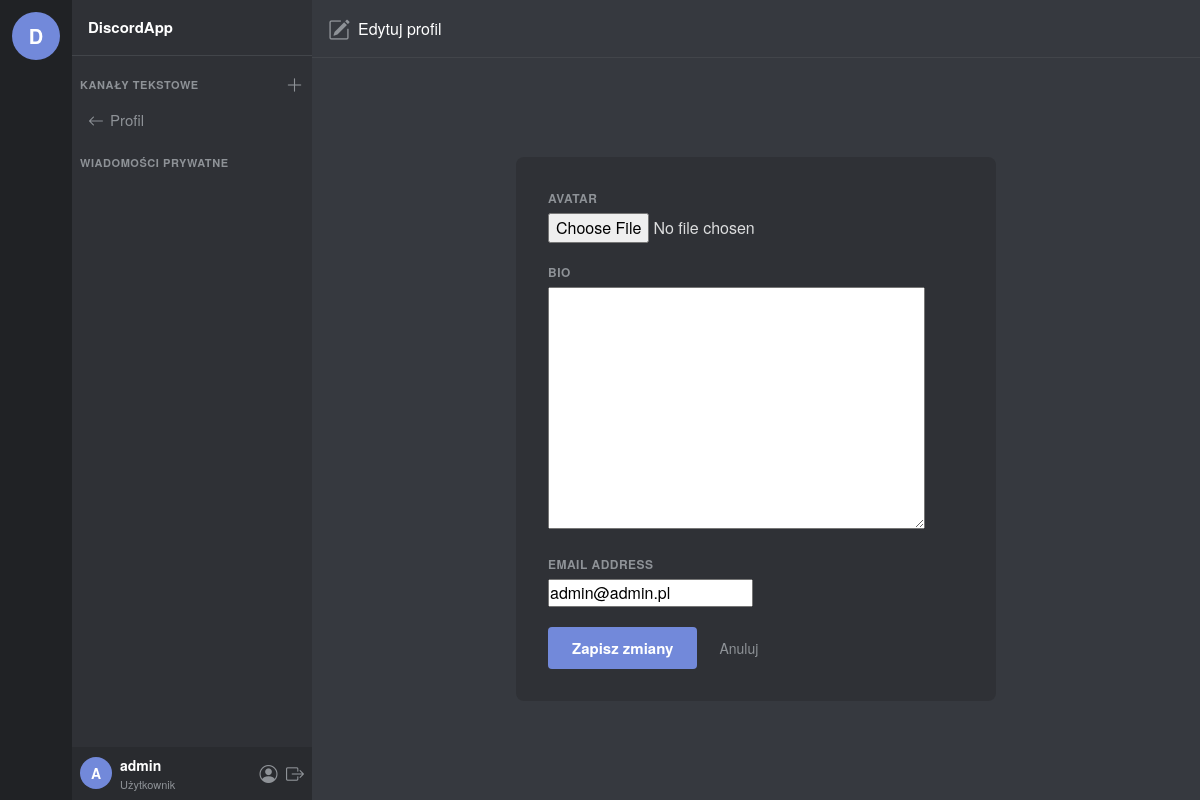
Page /profile/edit/ (signed in) on the committed database.
### chat/models.py (models this page shows, shortened)
class CustomUser(AbstractUser):
    ROLE_CHOICES = [
        ('admin', 'Administrator'),
        ('moderator', 'Moderator'),
        ('user', 'Użytkownik'),
    ]
    STATUS_CHOICES = [
        ('online', 'Online'),
        ('offline', 'Offline'),
    ]
    role = models.CharField(max_length=20, choices=ROLE_CHOICES, default='user')
    avatar = models.ImageField(upload_to='avatars/', blank=True, null=True)
    bio = models.TextField(blank=True, default='')
    is_blocked = models.BooleanField(default=False)
    status = models.CharField(max_length=10, choices=STATUS_CHOICES, default='offline')
    def is_admin(self):
        return self.role == 'admin'

### chat/views.py (the view)
# urls.py: path('profile/edit/', views.profile_edit, name='profile_edit'),
@login_required
def profile_edit(request):
    if request.method == 'POST':
        form = ProfileEditForm(request.POST, request.FILES, instance=request.user)
        if form.is_valid():
            form.save()
            messages.success(request, 'Profil zaktualizowany.')
            return redirect('profile')
    else:
        form = ProfileEditForm(instance=request.user)
    return render(request, 'chat/profile_edit.html', {'form': form})

### chat/forms.py
class ProfileEditForm(forms.ModelForm):
    class Meta:
        model = CustomUser
        fields = ['avatar', 'bio', 'email']

### chat/templates/chat/profile_edit.html (shortened to what this page needs)
{% extends "chat/base.html" %}
{% block sidebar_channels %}
  <a class="channel-item" href="{% url 'profile' %}"><i class="bi bi-arrow-left"></i> Profil</a>
{% endblock %}
{% block content %}
  <div class="channel-header">
    <i class="bi bi-pencil-square" style="color:var(--text-muted);font-size:22px;"></i>
    <h5>Edytuj profil</h5>
  </div>
  <div class="messages-area" style="justify-content:center;align-items:center;">
    <div style="background:var(--bg-sidebar);border-radius:8px;padding:32px;width:100%;max-width:480px;">
      <form method="post" enctype="multipart/form-data">
        {% for field in form %}
          <div style="margin-bottom:20px;">
            <label style="color:#8e9297;font-size:12px;font-weight:700;text-transform:uppercase;letter-spacing:.04em;display:block;margin-bottom:6px;">{{ field.label }}</label>
            {{ field }}
          </div>
        {% endfor %}
        <div style="display:flex;gap:12px;">
          <button type="submit" style="background:var(--accent);color:#fff;border:none;padding:10px 24px;border-radius:4px;font-size:15px;cursor:pointer;font-weight:600;">
            Zapisz zmiany
          </button>
          <a href="{% url 'profile' %}" style="color:var(--text-muted);text-decoration:none;padding:10px;font-size:14px;align-self:center;">Anuluj</a>
        </div>
      </form>
    </div>
  </div>
{% endblock %}

### chat/templates/chat/base.html (shortened to what this page needs)
<!DOCTYPE html>
<html lang="pl">
<head>
  <link href="https://cdn.jsdelivr.net/npm/bootstrap@5.3.3/dist/css/bootstrap.min.css" rel="stylesheet"/>
  <link href="https://cdn.jsdelivr.net/npm/bootstrap-icons@1.11.3/font/bootstrap-icons.css" rel="stylesheet"/>
</head>
<body>
<div class="server-list">
  <a class="server-icon" href="{% url 'channel_list' %}" title="Strona główna">D</a>
</div>
<div class="channel-sidebar" id="channelSidebar">
  <div class="sidebar-header">DiscordApp</div>
  <div class="sidebar-section">
    Kanały tekstowe
    {% if user.is_authenticated %}
      <a href="{% url 'channel_create' %}" title="Utwórz kanał"><i class="bi bi-plus-lg"></i></a>
    {% endif %}
  </div>
  {% block sidebar_channels %}{% endblock %}
  {% if user.is_authenticated %}
    <div class="sidebar-section">Wiadomości prywatne</div>
  {% endif %}
  {% if user.is_authenticated %}
    <div class="user-area">
      <div class="user-avatar">
        {% if user.avatar %}
          <img src="{{ user.avatar.url }}" alt="{{ user.username }}"/>
        {% else %}
          {{ user.username|first|upper }}
        {% endif %}
      </div>
      <div class="user-info">
        <div class="user-name">{{ user.username }}</div>
        <div class="user-status">{{ user.get_role_display }}</div>
      </div>
      <div class="user-actions">
        <a href="{% url 'profile' %}" title="Profil"><i class="bi bi-person-circle"></i></a>
        <a href="{% url 'logout' %}" title="Wyloguj"><i class="bi bi-box-arrow-right"></i></a>
      </div>
    </div>
  {% endif %}
</div>
<div class="main-content">
  {% block content %}{% endblock %}
</div>
</body>
</html>

### chat/templates/chat/base.html (style rules this page uses)
:root { --bg-main: #36393f; --bg-sidebar: #2f3136; --bg-dark: #202225; --bg-input: #40444b; --text-main: #dcddde; --text-muted: #8e9297; --text-header: #ffffff; --accent: #7289da; --accent-hover: #677bc4; --online: #43b581; --danger: #f04747; --border: #42454a; }
* { box-sizing: border-box; margin: 0; padding: 0; }
body { background: var(--bg-main); color: var(--text-main); font-family: 'Whitney','Helvetica Neue',Helvetica,Arial,sans-serif; height: 100vh; display: flex; overflow: hidden; }
.server-list { width: 72px; background: var(--bg-dark); display: flex; flex-direction: column; align-items: center; padding: 12px 0; gap: 8px; flex-shrink: 0; }
.server-icon { width: 48px; height: 48px; border-radius: 50%; background: var(--accent); display: flex; align-items: center; justify-content: center; font-weight: 700; font-size: 20px; color: #fff; cursor: pointer; text-decoration: none; transition: border-radius .2s; }
.channel-sidebar { width: 240px; background: var(--bg-sidebar); display: flex; flex-direction: column; flex-shrink: 0; }
.sidebar-header { padding: 16px; font-weight: 700; font-size: 15px; color: var(--text-header); border-bottom: 1px solid var(--border); }
.sidebar-section { padding: 16px 8px 4px; font-size: 11px; font-weight: 700; color: var(--text-muted); text-transform: uppercase; letter-spacing: .05em; display: flex; align-items: center; justify-content: space-between; }
.sidebar-section a { color: var(--text-muted); text-decoration: none; font-size: 18px; }
.channel-item { display: flex; align-items: center; gap: 6px; padding: 5px 8px; border-radius: 4px; margin: 1px 8px; color: var(--text-muted); text-decoration: none; font-size: 15px; cursor: pointer; }
.channel-item .bi { font-size: 16px; }
.user-area { margin-top: auto; padding: 8px; background: #292b2f; display: flex; align-items: center; gap: 8px; }
.user-avatar { width: 32px; height: 32px; border-radius: 50%; object-fit: cover; background: var(--accent); display: flex; align-items: center; justify-content: center; font-weight: 700; font-size: 14px; color: #fff; flex-shrink: 0; }
.user-info { flex: 1; min-width: 0; }
.user-name { font-size: 14px; font-weight: 600; color: var(--text-header); white-space: nowrap; overflow: hidden; text-overflow: ellipsis; }
.user-status { font-size: 11px; color: var(--text-muted); }
.user-actions a { color: var(--text-muted); font-size: 18px; margin-left: 4px; text-decoration: none; }
.main-content { flex: 1; display: flex; flex-direction: column; min-width: 0; }
.channel-header { padding: 12px 16px; border-bottom: 1px solid var(--border); display: flex; align-items: center; gap: 8px; background: var(--bg-main); }
.channel-header h5 { color: var(--text-header); margin: 0; font-size: 16px; }
.messages-area { flex: 1; overflow-y: auto; padding: 16px; display: flex; flex-direction: column; gap: 4px; }

### rows in the picture
CustomUser: username|first "A", username "admin", role "Użytkownik", form "admin@admin.pl"

### other values in the picture
{{ field.label }} "AVATAR" "BIO" "EMAIL ADDRESS"
